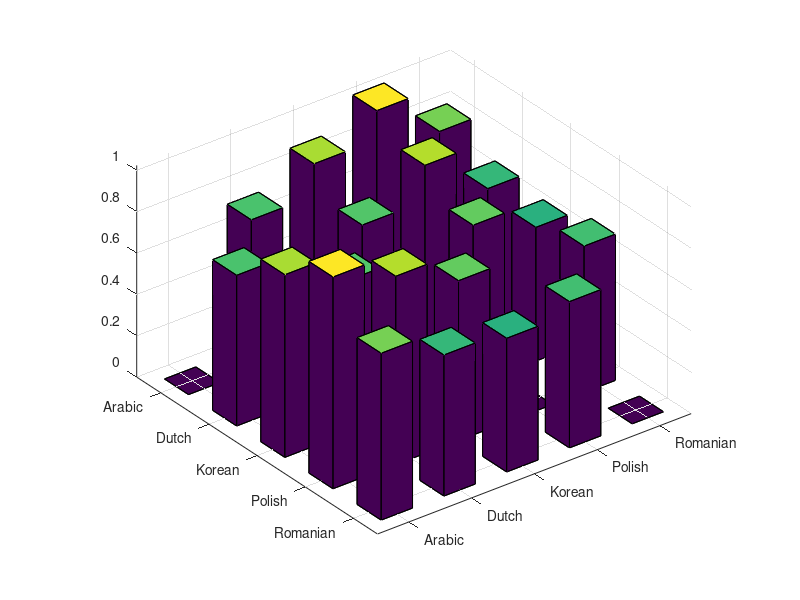

Recreate this plot in MATLAB.
% path(path,[cd,filesep,'csv_histogram']);
data=csvread("1_first_norm_few_languages.csv");
h=bar3(data,0.5)

for i = 1:length(h)
     zdata = get(h(i),'Zdata');
     set(h(i),'Cdata',zdata)
end
set(gca,'xtick',[1:5],'xticklabel',{'Arabic','Dutch','Korean', 'Polish', 'Romanian'})
set(gca,'ytick',[1:5],'yticklabel',{'Arabic','Dutch','Korean', 'Polish', 'Romanian'})


sum=zeros(size(data,1),1);
treshold=30;
N=size(data,1);
for i=1:N
    for j=1:N
        sum(i)=sum(i)+data(j,i);
    end
end
    
rank_language_against_all=zeros(10,1);
for i=1:10 
    [val,rank_language_against_all(i)]=max(sum);
    sum(rank_language_against_all(i))=0;
end

data_bis=data;
rank_language_against_language=zeros(10,2);
for i=1:10 
    [val,rank]=max(data_bis(:));
    [rank_language_against_language(i,1), rank_language_against_language(i,2)] = ind2sub(size(data_bis),rank);
    data_bis(rank_language_against_language(i,1), rank_language_against_language(i,2))=0;
    data_bis(rank_language_against_language(i,2), rank_language_against_language(i,1))=0;
end